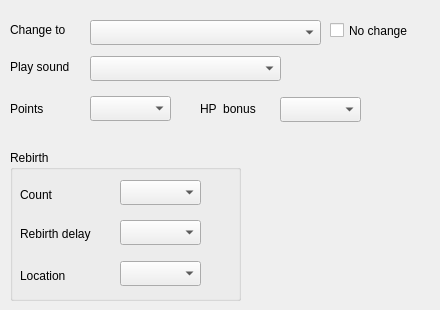
   <widget class="QWidget" name="tab_4">
    <attribute name="title">
     <string>Death</string>
    </attribute>
    <widget class="QComboBox" name="cbChangeTo">
     <property name="geometry">
      <rect>
       <x>90</x>
       <y>20</y>
       <width>231</width>
       <height>25</height>
      </rect>
     </property>
    </widget>
    <widget class="QLabel" name="label_22">
     <property name="geometry">
      <rect>
       <x>10</x>
       <y>22</y>
       <width>71</width>
       <height>16</height>
      </rect>
     </property>
     <property name="text">
      <string>Change to</string>
     </property>
    </widget>
    <widget class="QLabel" name="label_23">
     <property name="geometry">
      <rect>
       <x>10</x>
       <y>59</y>
       <width>81</width>
       <height>16</height>
      </rect>
     </property>
     <property name="text">
      <string>Play sound</string>
     </property>
    </widget>
    <widget class="QComboBox" name="cbPlaySound">
     <property name="geometry">
      <rect>
       <x>90</x>
       <y>56</y>
       <width>191</width>
       <height>25</height>
      </rect>
     </property>
    </widget>
    <widget class="QLabel" name="label_24">
     <property name="geometry">
      <rect>
       <x>10</x>
       <y>101</y>
       <width>52</width>
       <height>16</height>
      </rect>
     </property>
     <property name="text">
      <string>Points</string>
     </property>
    </widget>
    <widget class="QComboBox" name="cbPoints">
     <property name="geometry">
      <rect>
       <x>90</x>
       <y>96</y>
       <width>81</width>
       <height>25</height>
      </rect>
     </property>
    </widget>
    <widget class="QComboBox" name="cbBonusHP">
     <property name="geometry">
      <rect>
       <x>280</x>
       <y>97</y>
       <width>81</width>
       <height>25</height>
      </rect>
     </property>
    </widget>
    <widget class="QLabel" name="label_20">
     <property name="geometry">
      <rect>
       <x>200</x>
       <y>101</y>
       <width>81</width>
       <height>16</height>
      </rect>
     </property>
     <property name="text">
      <string>HP  bonus</string>
     </property>
    </widget>
    <widget class="QCheckBox" name="cNoChangeAtDeath">
     <property name="geometry">
      <rect>
       <x>330</x>
       <y>20</y>
       <width>101</width>
       <height>21</height>
      </rect>
     </property>
     <property name="text">
      <string>No change</string>
     </property>
    </widget>
    <widget class="QGroupBox" name="groupBox_2">
     <property name="geometry">
      <rect>
       <x>10</x>
       <y>150</y>
       <width>231</width>
       <height>151</height>
      </rect>
     </property>
     <property name="title">
      <string>Rebirth</string>
     </property>
     <widget class="QComboBox" name="cbRebirths">
      <property name="geometry">
       <rect>
        <x>110</x>
        <y>30</y>
        <width>81</width>
        <height>25</height>
       </rect>
      </property>
     </widget>
     <widget class="QLabel" name="label_25">
      <property name="geometry">
       <rect>
        <x>10</x>
        <y>37</y>
        <width>52</width>
        <height>15</height>
       </rect>
      </property>
      <property name="text">
       <string>Count</string>
      </property>
     </widget>
     <widget class="QComboBox" name="cbRebirthDelay">
      <property name="geometry">
       <rect>
        <x>110</x>
        <y>70</y>
        <width>81</width>
        <height>25</height>
       </rect>
      </property>
     </widget>
     <widget class="QLabel" name="label_26">
      <property name="geometry">
       <rect>
        <x>10</x>
        <y>74</y>
        <width>101</width>
        <height>20</height>
       </rect>
      </property>
      <property name="text">
       <string>Rebirth delay</string>
      </property>
     </widget>
     <widget class="QComboBox" name="cbRebirthLocation">
      <property name="geometry">
       <rect>
        <x>110</x>
        <y>111</y>
        <width>81</width>
        <height>25</height>
       </rect>
      </property>
     </widget>
     <widget class="QLabel" name="label_28">
      <property name="geometry">
       <rect>
        <x>10</x>
        <y>118</y>
        <width>71</width>
        <height>16</height>
       </rect>
      </property>
      <property name="text">
       <string>Location</string>
      </property>
     </widget>
    </widget>
   </widget>
